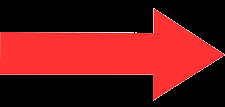
#> input picture game_images_and_modifications/Arrow_example_for_import.png, 225 x 107 px
$ python debug_check_colors.py ../game_images_and_modifications/Arrow_example_for_import.png
#> lines starting #> are read from the running program, lines starting #| are printed output that depends on the picture
import cv2, numpy as np, sys
path = sys.argv[1] if len(sys.argv)>1 else 'working/anotated_view.jpg'
img = cv2.imread(path)
#> img is the input picture: shape (107, 225, 3); mean B, G, R 23.4, 23.1, 105.2
if img is None:
    raise SystemExit('failed to read '+path)
# stats
h,w,_ = img.shape
#> h = 107; w = 225
print('shape', h,w)
#| shape 107 225
# Count near-magenta pixels (bgr)
arr = img.astype(np.int16)
# Tolerances
for tol in [10,20,30,40,60,80,100]:
    diff = np.abs(arr - np.array([255,0,255], dtype=np.int16))
    mask = (diff[:,:,0] <= tol) & (diff[:,:,1] <= tol) & (diff[:,:,2] <= tol)
    cnt = int(mask.sum())
    print('tol', tol, 'magenta_pixels', cnt)
#> this loop made 7 passes
#| tol 10 magenta_pixels 0
#| tol 20 magenta_pixels 0
#| tol 30 magenta_pixels 0
#| tol 40 magenta_pixels 0
#| tol 60 magenta_pixels 0
#| tol 80 magenta_pixels 0
#| tol 100 magenta_pixels 0
#> pass 1, `diff = np.abs(arr - np.array([255,0,255], dtype=np.int16))`:
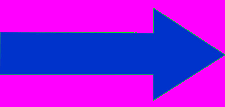
#> diff: shape (107, 225, 3) int16; mean B, G, R 231.6, 23.1, 149.8
